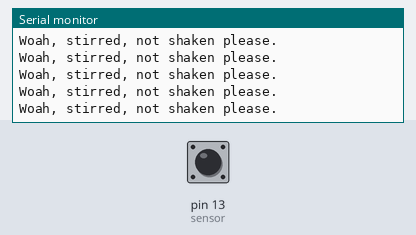
The sketch below on a simulated Arduino Uno, built with avr-gcc and run on an emulated ATmega328P. On the bench: the last lines printed to the serial monitor. The inputs (shaded band) are chosen by the test bench; at power-on: pin 13 (sensor) HIGH.

Above: at 1.2 s.
1.3 s: pin 13 (sensor) driven LOW
At 2.3 s:
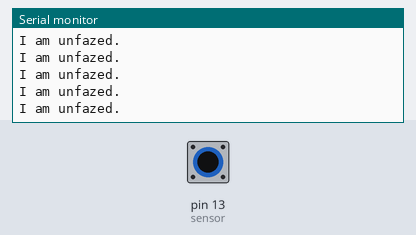
3.2 s: pin 13 (sensor) driven HIGH
At 3.9 s:
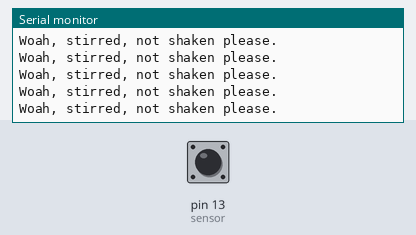
6.2 s: pin 13 (sensor) driven LOW
At 7.2 s:
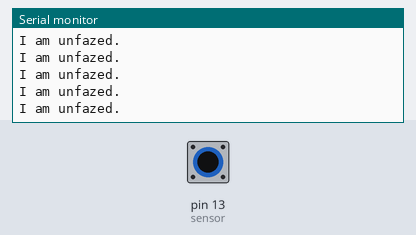
9.2 s: pin 13 (sensor) driven HIGH
At 10.3 s:
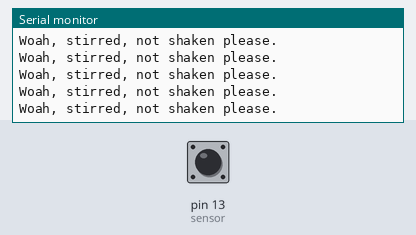
12.2 s: pin 13 (sensor) pulsed LOW 5 times (0.12 s each, 0.3 s apart)
At 12.9 s:
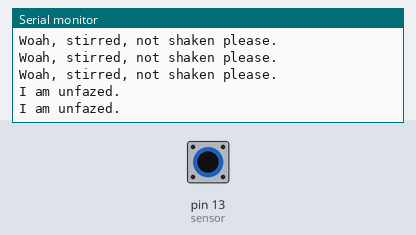

Measured:
- after the input at 1.3 s, the serial monitor: prints a new line after 0.08 s (image 1)

The sketch:

shock.ino
```cpp
int sensor = 13;

void setup() {
    pinMode(sensor,INPUT);
    Serial.begin(9600);
}

void loop() {
    if (!digitalRead(sensor)) {
        Serial.println("I am unfazed.");
    }
    else {
        Serial.println("Woah, stirred, not shaken please.");
    }
}
```
